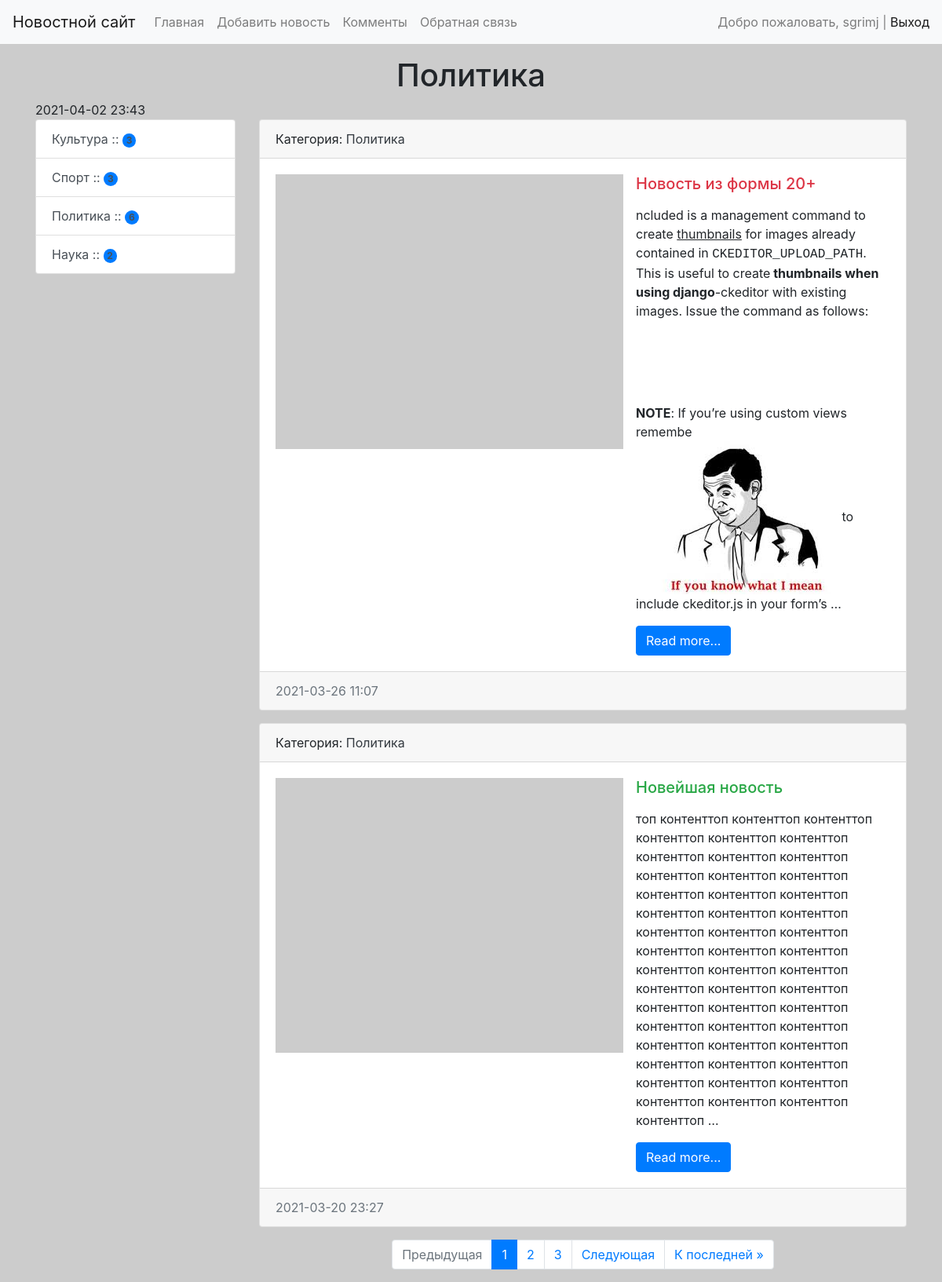
/category/3/ (signed in), run on the app's committed database.
### news/models.py (models this page shows, shortened)
class Category(models.Model):
    title = models.CharField(max_length=150, db_index=True, verbose_name="Наименование категории")
    def get_absolute_url(self):
        return reverse_lazy("category", kwargs={"category_id": self.pk, })
    def __str__(self):
        return self.title
    class Meta:
        verbose_name = "Категория"
        verbose_name_plural = "Категории"
        ordering = ["pk"]

class News(models.Model):
    title = models.CharField(max_length=150, verbose_name="Наименование")  # обязательный атрибут - длина
    content = RichTextUploadingField(blank=True, verbose_name="контент")  # по умолчанию пустой
    created_at = models.DateTimeField(auto_now_add=True, verbose_name="Дата публикации")  # про создании новости
    updated_at = models.DateTimeField(auto_now=True,
                                      verbose_name="Обновлено")  # меняет дату и время с каждым изменением
    photo = models.ImageField(upload_to="photo/%Y/%m/%d/", verbose_name="Фото", blank=True)
    is_published = models.BooleanField(default=True, verbose_name="Опубликовано?")
    category = models.ForeignKey("Category", on_delete=models.PROTECT, verbose_name="Категория", )
    views = models.IntegerField(default=0)
    def get_absolute_url(self):   # для ссылок
        return reverse_lazy("news", kwargs={"pk": self.pk, })
    class Meta:
        verbose_name = "Новость"  # имя в админке ед число
        verbose_name_plural = "Новости"
        ordering = ["-created_at"]  # + , "title"

### news/views.py (the view)
# urls.py: path("category/<int:category_id>/", NewsByCategory.as_view(), name="category"),
class NewsByCategory(MyMixin, ListView):  # примет на себя фунуционал category путем переопределения
    model = News
    template_name = "news/index.html"
    context_object_name = "news"
    allow_empty = False  # уберет пустые списки и ошибку несуществующей категории
    paginate_by = 2
    def get_context_data(self, *, object_list=None, **kwargs):
        context = super(NewsByCategory, self).get_context_data(**kwargs)  # наследуем то что было
        context["title"] = Category.objects.get(pk=self.kwargs["category_id"])
        return context
    def get_queryset(self):  # фильтр данных
        return News.objects.filter(category_id=self.kwargs["category_id"], is_published=True).select_related("category")

### news/templatetags/news_tags.py (called while the page is built)
@register.inclusion_tag("news/list_categories.html")
def show_cat():
    categories = cache.get("categories",)             # обращаемся в кэш, если там нет ничего то заполняем на 500сек
    if not categories:
        categories = Category.objects.annotate(cnt=Count("news", filter=F("news__is_published"))).filter(cnt__gt=0)
        cache.set("categories", categories, 500)
    return {"categories": categories,}

### news/templates/news/index.html (shortened to what this page needs)
{% extends "base.html"  %}
{% block h1_time %}
<h1 class="text-center">{{ title }}</h1>
{% now "Y-m-d H:i" %}
{% endblock %}
{% block sidebar %}
 {% include "inc/_sidebar.html"  %}
{% endblock %}
{% block content %}
{% for i in news %}
<div class="card mb-3">
    <div class="card-header">
        Категория: <a href="{{ i.category.get_absolute_url }}" class="text-dark">{{ i.category}}</a>
    </div>
    <div class="card-body">
        <div class="media">
            {% if i.photo %}
            <img src="{{ i.photo.url }}" width="350" class="mr-3">
            {% else %}
            <img src="https://picsum.photos/id/443/350/300?grayscale" class="mr-3">
            {% endif %}
            <div class="media-body">
                <h5 class="card-title {% cycle 'text-danger' 'text-success'  %}"> {{ i.title }} </h5>
                {% autoescape off %}
                <p class="card-text"> {{ i.content| linebreaks | truncatewords:50 }} </p>
                {% endautoescape %}
                <a href="{{ i.get_absolute_url }}" class="btn btn-primary">Read more...</a>
            </div>
        </div>
    </div>
    <div class="card-footer text-muted">
        {{ i.created_at | date:"Y-m-d H:i" }}
    </div>
</div>
{% endfor %}
{% endblock %}

### templates/inc/_nav.html (shortened to what this page needs)
<nav class="navbar navbar-expand-lg navbar-light bg-light">
    <a class="navbar-brand" href="{% url 'home' %}">Новостной сайт</a>
    <div class="collapse navbar-collapse" id="navbarSupportedContent">
        <ul class="navbar-nav mr-auto">
            <li class="nav-item"><a class="nav-link" href="{% url 'home' %}">Главная</a></li>
            {%if request.user.is_authenticated %}
            <li class="nav-item"><a class="nav-link" href="{% url 'add_news' %}">Добавить новость</a></li>
            {%endif%}
            <li class="nav-item"><a class="nav-link" href="{% url 'comments' %}">Комменты</a></li>
            <li class="nav-item"><a class="nav-link" href="{% url 'feedback' %}">Обратная связь</a></li>
        </ul>
        <span class="navbar-text">
                {%if request.user.is_authenticated %}
                Добро пожаловать, {{user.username}} | <a href="{% url 'logout' %}">Выход</a>
                {%else%}
                <a class="" href="{% url 'register' %}">Регистрация</a> | <a class="" href="{% url 'login' %}">Вход</a>
                {%endif%}
            </span>
    </div>
</nav>

### news/templates/news/list_categories.html
<div class="list-group">
    {% for i in categories %}
    <a href="{{ i.get_absolute_url }}" class="list-group-item list-group-item-action">{{ i.title }} :: <span class="badge bg-primary rounded-pill">{{ i.cnt }}</span></a>
    {% endfor %}
</div>

### mysite/static/css/style.css (style rules this page uses)
body { background-color: #ccc; }

### data on the page
Category: title "Политика", cnt "6"
Category: title "Культура", cnt "3"
Category: title "Спорт", cnt "3"
Category: title "Наука", cnt "2"
News: category "Политика", title "Новость из формы 20+", content "ncluded is a management command to create thumbnails for images already contained in CKEDITOR_UPLOAD_PATH . This is useful to create thumbnails when using django -ckeditor with existing images. Issue the command as follows: NOTE : If you’re using custom views remembe to include ckeditor.js in your form’s …", content (picture), created_at "2021-03-26 11:07"
News: category "Политика", title "Новейшая новость", content "топ контенттоп контенттоп контенттоп контенттоп контенттоп контенттоп контенттоп контенттоп контенттоп контенттоп контенттоп контенттоп контенттоп контенттоп контенттоп контенттоп контенттоп контенттоп контенттоп контенттоп контенттоп контенттоп контенттоп контенттоп контенттоп контенттоп контенттоп контенттоп контенттоп контенттоп контенттоп контенттоп контенттоп контенттоп контенттоп контенттоп контенттоп контенттоп контенттоп контенттоп контенттоп контенттоп контенттоп контенттоп контенттоп контенттоп контенттоп контенттоп контенттоп …", created_at "2021-03-20 23:27"

### other printed values
{{ user.username }} "sgrimj"
{{ p }} "1"
{{ p }} "2" "3"
